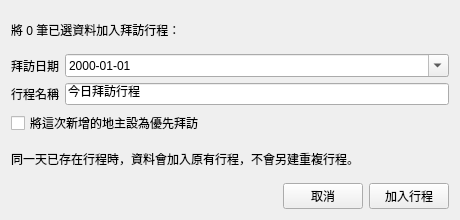
<?xml version="1.0" encoding="UTF-8"?>
<ui version="4.0">
 <class>fieldVisitScheduleDialogContent</class>
 <widget class="QWidget" name="fieldVisitScheduleDialogContent">
  <property name="geometry">
   <rect>
    <x>0</x>
    <y>0</y>
    <width>460</width>
    <height>220</height>
   </rect>
  </property>
  <property name="windowTitle">
   <string>加入今日行程</string>
  </property>
  <property name="dialogSize" stdset="0">
   <size>
    <width>460</width>
    <height>220</height>
   </size>
  </property>
  <layout class="QVBoxLayout" name="fieldVisitScheduleLayout">
   <property name="spacing">
    <number>6</number>
   </property>
   <property name="leftMargin">
    <number>11</number>
   </property>
   <property name="topMargin">
    <number>11</number>
   </property>
   <property name="rightMargin">
    <number>11</number>
   </property>
   <property name="bottomMargin">
    <number>11</number>
   </property>
   <item>
    <widget class="QLabel" name="promptLabel">
     <property name="text">
      <string>將 0 筆已選資料加入拜訪行程：</string>
     </property>
    </widget>
   </item>
   <item>
    <layout class="QGridLayout" name="formLayout">
     <property name="horizontalSpacing">
      <number>6</number>
     </property>
     <property name="verticalSpacing">
      <number>6</number>
     </property>
     <property name="leftMargin">
      <number>0</number>
     </property>
     <property name="topMargin">
      <number>0</number>
     </property>
     <property name="rightMargin">
      <number>0</number>
     </property>
     <property name="bottomMargin">
      <number>0</number>
     </property>
     <item row="0" column="0">
      <widget class="QLabel" name="dateLabel">
       <property name="text">
        <string>拜訪日期</string>
       </property>
      </widget>
     </item>
     <item row="0" column="1">
      <widget class="QDateEdit" name="dateEdit">
       <property name="calendarPopup">
        <bool>true</bool>
       </property>
       <property name="displayFormat">
        <string>yyyy-MM-dd</string>
       </property>
      </widget>
     </item>
     <item row="1" column="0">
      <widget class="QLabel" name="titleLabel">
       <property name="text">
        <string>行程名稱</string>
       </property>
      </widget>
     </item>
     <item row="1" column="1">
      <widget class="LineEdit" name="titleEdit">
       <property name="text">
        <string>今日拜訪行程</string>
       </property>
       <property name="maxLength">
        <number>200</number>
       </property>
      </widget>
     </item>
    </layout>
   </item>
   <item>
    <widget class="CheckBox" name="priorityCheckBox">
     <property name="toolTip">
      <string>重新規劃路線時，優先地主會排在一般地主之前；同組內仍依距離安排。</string>
     </property>
     <property name="text">
      <string>將這次新增的地主設為優先拜訪</string>
     </property>
    </widget>
   </item>
   <item>
    <widget class="QLabel" name="hintLabel">
     <property name="text">
      <string>同一天已存在行程時，資料會加入原有行程，不會另建重複行程。</string>
     </property>
     <property name="wordWrap">
      <bool>true</bool>
     </property>
    </widget>
   </item>
   <item>
    <layout class="QHBoxLayout" name="buttonRow" stretch="1,0,0">
     <property name="spacing">
      <number>6</number>
     </property>
     <property name="leftMargin">
      <number>0</number>
     </property>
     <property name="topMargin">
      <number>0</number>
     </property>
     <property name="rightMargin">
      <number>0</number>
     </property>
     <property name="bottomMargin">
      <number>0</number>
     </property>
     <item>
      <spacer name="buttonRowSpacer">
       <property name="orientation">
        <enum>Qt::Horizontal</enum>
       </property>
       <property name="sizeHint" stdset="0">
        <size>
         <width>0</width>
         <height>0</height>
        </size>
       </property>
      </spacer>
     </item>
     <item>
      <widget class="PushButton" name="cancelButton">
       <property name="text">
        <string>取消</string>
       </property>
      </widget>
     </item>
     <item>
      <widget class="PrimaryPushButton" name="submitButton">
       <property name="text">
        <string>加入行程</string>
       </property>
      </widget>
     </item>
    </layout>
   </item>
  </layout>
 </widget>
 <customwidgets>
 <customwidget>
  <class>CheckBox</class>
  <extends>QCheckBox</extends>
  <header>qfluentwidgets</header>
 </customwidget>
 <customwidget>
  <class>LineEdit</class>
  <extends>QLineEdit</extends>
  <header>qfluentwidgets</header>
 </customwidget>
 <customwidget>
  <class>PrimaryPushButton</class>
  <extends>QPushButton</extends>
  <header>qfluentwidgets</header>
 </customwidget>
 <customwidget>
  <class>PushButton</class>
  <extends>QPushButton</extends>
  <header>qfluentwidgets</header>
 </customwidget>
 </customwidgets>
 <resources />
 <connections />
</ui>
